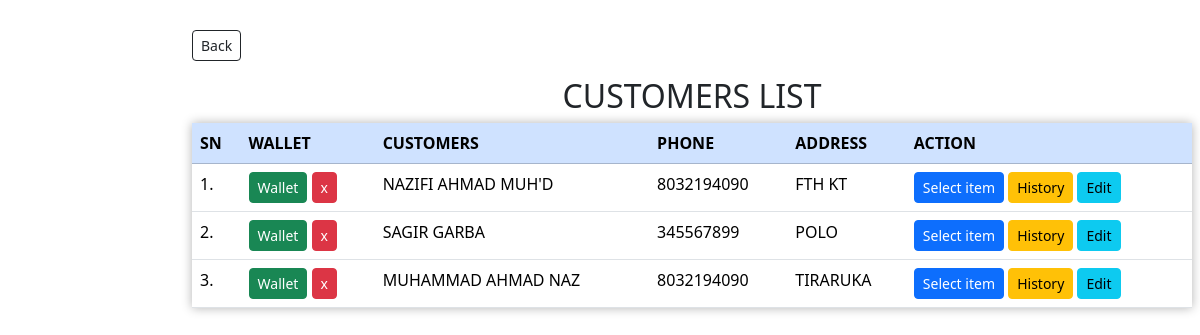
The page /customer_list/ (signed in) on the database as committed earlier.
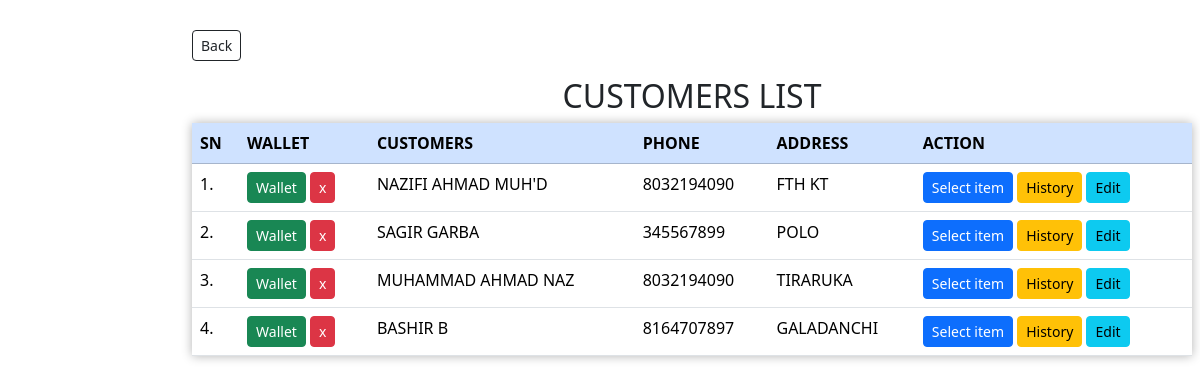
The same page on the database as committed later.
### app/models.py (models this page shows, shortened)
class Customer(models.Model):
    user = models.OneToOneField(User, on_delete=models.CASCADE, null=True, blank=True)
    name = models.CharField(max_length=100)
    phone = models.CharField(max_length=15)
    address = models.TextField()

### app/views.py (the view)
# urls.py: path('customer_list/', views.customer_list, name='customer_list'),
@login_required
def customer_list(request):
    customers = Customer.objects.all()
    return render(request, 'partials/customer_list.html', {'customers': customers})

### app/templates/partials/customer_list.html (shortened to what this page needs)
{% load static %}
<!DOCTYPE html>
<html lang="en">
<head>
    <link rel="stylesheet" href="{% static 'css/bootstrap.min.css' %}">
</head>
<body>
    {% block content %}
    <div class="col-md-10 offset-md-2">
        <a href="{% url 'manage_customers' %}" class="btn btn-sm btn-outline-dark mb-3">Back</a>
        <h2 style="text-align: center;">CUSTOMERS LIST</h2>
        <table class="table table-hover" style="box-shadow: 0 0 10px rgba(0, 0, 0, 0.3)">
            <thead class="table-primary">
                <tr>
                    <th scope="col">SN</th>
                    <th scope="col">WALLET</th>
                    <th scope="col">CUSTOMERS</th>
                    <th scope="col">PHONE</th>
                    <th scope="col">ADDRESS</th>
                    <th scope="col">ACTION</th>
                </tr>
            </thead>
            <tbody>
                {% for customer in customers %}
                <tr>
                    <td>{{ forloop.counter }}.</td>
                    <td>
                        <a href="{% url 'wallet_details' customer.id %}" hx-get="{% url 'wallet_details' customer.id %}"
                            hx-target="#wallet-info" hx-trigger="click" class="btn btn-success btn-sm">Wallet</a>
                        <a href="{% url 'delete_customer' customer.id %}" class="btn btn-sm btn-danger"
                            onclick="return confirm('Are you sure you want to delete {{customer.name}} from the List?')">x</a>
                    </td>
                    <td>{{ customer.name|upper }}</td>
                    <td>{{ customer.phone }}</td>
                    <td>{{ customer.address|upper }}</td>
                    <td>
                        <a type="button" class="btn btn-sm btn-primary" hx-get="{% url 'select_items' customer.id %}"
                            hx-target="#display" hx-swap="innerHTML">Select item</a>
                        <a href="{% url 'customer_transaction_history' customer.id %}"
                            hx-get="{% url 'customer_transaction_history' customer.id %}" hx-target="#wallet-info"
                            hx-trigger="click" class="btn btn-warning btn-sm">History</a>
                        <a class="btn btn-sm btn-info" data-bs-toggle="modal" data-bs-target="#editCustomerModal"
                            hx-get="{% url 'edit_customer' customer.id %}"
                            hx-target="#editCustomerModal .modal-content">Edit</a>
                    </td>
                </tr>
                {% endfor %}
            </tbody>
        </table>
    </div>
    {% endblock %}
</body>
</html>

Rows that differ between the two databases and show on the page:
added Customer: name "BASHIR B", phone "8164707897", address "GALADANCHI"
